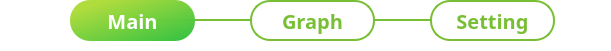
   <widget class="QGroupBox" name="groupBox_3">
    <property name="geometry">
     <rect>
      <x>333</x>
      <y>21</y>
      <width>611</width>
      <height>51</height>
     </rect>
    </property>
    <property name="styleSheet">
     <string notr="true">background:transparent;
border:transparent</string>
    </property>
    <property name="title">
     <string/>
    </property>
    <widget class="QPushButton" name="main">
     <property name="geometry">
      <rect>
       <x>70</x>
       <y>0</y>
       <width>125</width>
       <height>41</height>
      </rect>
     </property>
     <property name="font">
      <font>
       <family>나눔스퀘어 Bold</family>
       <pointsize>15</pointsize>
       <weight>75</weight>
       <bold>true</bold>
      </font>
     </property>
     <property name="styleSheet">
      <string notr="true">QPushButton{border-radius : 20px;
border : 2px solid rgb(121,191,53);
color:rgb(121,191,53);
background-color:white;}
QPushButton:checked {
border-radius : 20px;
border : 2px solid rgb(130,255,75);
border:transparent;
background-color:qlineargradient(spread:pad, x1:0.15, y1:0.15, x2:1, y2:1, stop:0 rgba(177, 220, 61, 255), stop:1 rgba(41, 191, 61, 247));
color:white;
}</string>
     </property>
     <property name="text">
      <string>Main</string>
     </property>
     <property name="checkable">
      <bool>true</bool>
     </property>
     <property name="checked">
      <bool>true</bool>
     </property>
     <property name="autoExclusive">
      <bool>true</bool>
     </property>
    </widget>
    <widget class="QPushButton" name="settings">
     <property name="geometry">
      <rect>
       <x>430</x>
       <y>0</y>
       <width>125</width>
       <height>41</height>
      </rect>
     </property>
     <property name="font">
      <font>
       <family>나눔스퀘어 Bold</family>
       <pointsize>15</pointsize>
       <weight>75</weight>
       <bold>true</bold>
      </font>
     </property>
     <property name="styleSheet">
      <string notr="true">QPushButton{border-radius : 20px;
border : 2px solid rgb(121,191,53);
color:rgb(121,191,53);
background-color:white;}
QPushButton:checked {
border-radius : 20px;
border : 2px solid rgb(130,255,75);
border:transparent;
background-color:qlineargradient(spread:pad, x1:0.15, y1:0.15, x2:1, y2:1, stop:0 rgba(177, 220, 61, 255), stop:1 rgba(41, 191, 61, 247));
color:white;
}
</string>
     </property>
     <property name="text">
      <string>Setting</string>
     </property>
     <property name="checkable">
      <bool>true</bool>
     </property>
     <property name="autoExclusive">
      <bool>true</bool>
     </property>
    </widget>
    <widget class="Line" name="line_4">
     <property name="geometry">
      <rect>
       <x>130</x>
       <y>19</y>
       <width>400</width>
       <height>2</height>
      </rect>
     </property>
     <property name="styleSheet">
      <string notr="true">border: 1px solid rgb(121,191,53)</string>
     </property>
     <property name="orientation">
      <enum>Qt::Horizontal</enum>
     </property>
    </widget>
    <widget class="QPushButton" name="graph">
     <property name="geometry">
      <rect>
       <x>250</x>
       <y>0</y>
       <width>125</width>
       <height>41</height>
      </rect>
     </property>
     <property name="font">
      <font>
       <family>나눔스퀘어 Bold</family>
       <pointsize>15</pointsize>
       <weight>75</weight>
       <bold>true</bold>
      </font>
     </property>
     <property name="styleSheet">
      <string notr="true">QPushButton{border-radius : 20px;
border : 2px solid rgb(121,191,53);
color:rgb(121,191,53);
background-color:white;}
QPushButton:checked {
border-radius : 20px;
border : 2px solid rgb(130,255,75);
border:transparent;
background-color:qlineargradient(spread:pad, x1:0.15, y1:0.15, x2:1, y2:1, stop:0 rgba(177, 220, 61, 255), stop:1 rgba(41, 191, 61, 247));
color:white;
}
</string>
     </property>
     <property name="text">
      <string>Graph</string>
     </property>
     <property name="checkable">
      <bool>true</bool>
     </property>
     <property name="autoExclusive">
      <bool>true</bool>
     </property>
    </widget>
    <zorder>line_4</zorder>
    <zorder>main</zorder>
    <zorder>settings</zorder>
    <zorder>graph</zorder>
   </widget>
